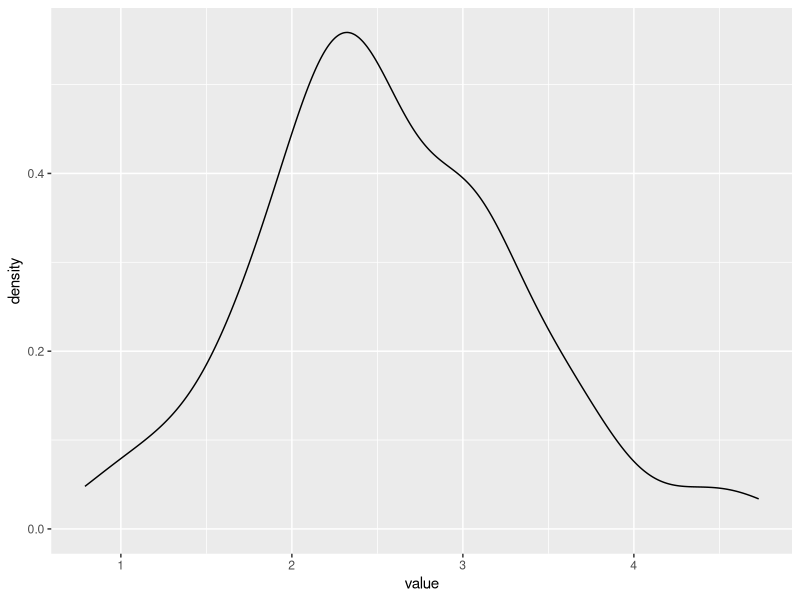
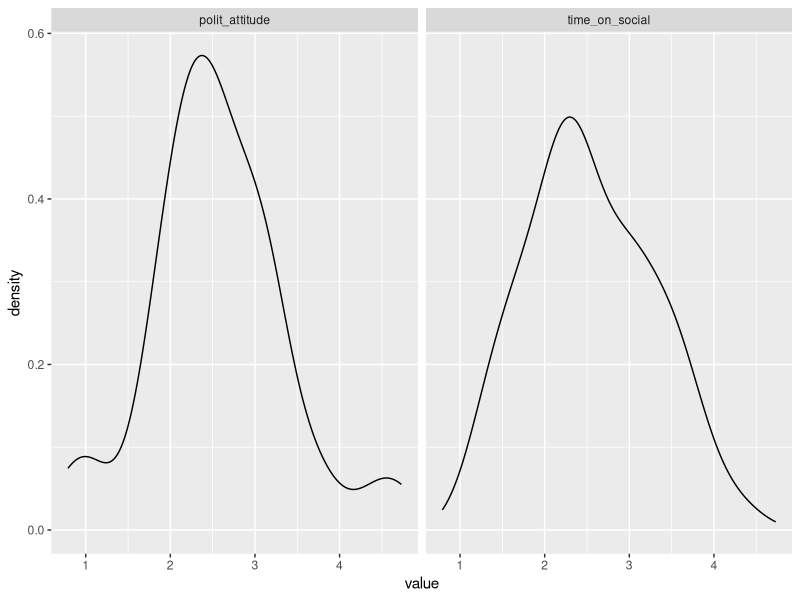
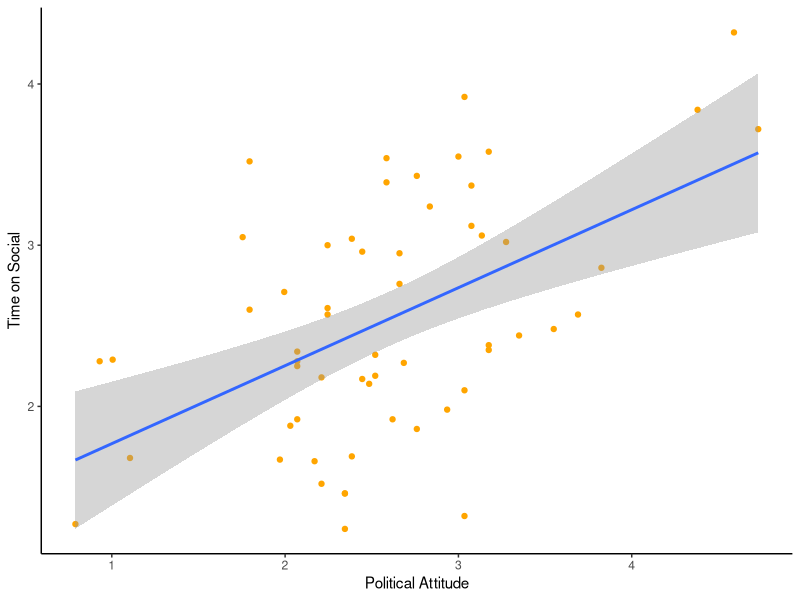

Generate these figures, in order, with R: (Note: this script raises an error after producing the figures.)
## ---- chunk 1

library(here) #loads in the specified package
library(tidyverse)

## ---- chunk 2
social_media_attitude <- read.csv(file = here("Data","PSYC2001_social-media-attitude.csv")) #reads in CSV files
## ---- chunk 3


# Choose the columns, then pivot to longform
sma_long <- social_media_attitude %>%
  select(id, time_on_social, polit_attitude) %>% # choose columns
  pivot_longer(                                   # go from wide -> long
    cols = c(time_on_social, polit_attitude), # the two key measures
    names_to  = "measure",                    # which measure is this value from?
    values_to = "value"                       # the numeric value itself
  )

head(sma_long)

## ---- chunk 4

sma_long %>%
  ggplot(aes(x=value)) + # set the aesthetics
  geom_density() # do the density plot

## ---- chunk 5

sma_long %>%
  ggplot(aes(x=value)) + # set the aesthetics
  geom_density() + # do the density plot 
  facet_wrap(~measure) # make a separate plot for each measure
## ---- chunk 6

mod <- lm(formula = time_on_social ~ polit_attitude, data = social_media_attitude ) # time_on_social is on the left side of the tilde as it is being predicted by attitude 
## ---- chunk 7

mod

## ---- chunk 8

summary(mod)

## ---- chunk 9

social_media_attitude %>% 
  ggplot(aes(x = polit_attitude, y = time_on_social)) + # set up the canvas
  geom_point(colour = "orange") + # make a scatterplot
  geom_smooth(method = "lm", se = TRUE) + # add line of best fit and ...
  labs(x = "Political Attitude", y = "Time on Social") + # define labels
  theme_classic() # make pretty

## ---- chunk 10
knitr::include_graphics("images/Linear_regression_in_R/Done.jpg")
## ---- chunk 11
knitr::include_graphics("images/Linear_regression_in_R/bug.png")
